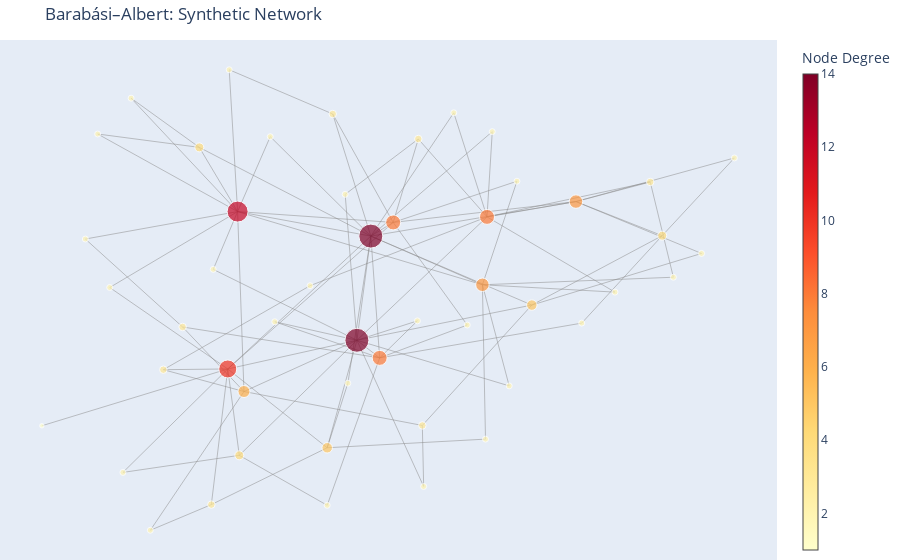

The code cell stored with this chart in its notebook:
### Markdown cell above
## Barabási-Albert model

### Code cell
# Generate a Scale-Free (Barabási–Albert) network
n = 50   # number of nodes
m = 2    # edges added per new node
G = nx.barabasi_albert_graph(n, m)

draw_graph(G, "Barabási–Albert: Synthetic Network")

### Figure 1 — Plotly figure (JSON) as saved in the notebook; plotly's stock layout.template omitted (floating-point values rounded to 4 significant figures; data arrays with more than 128 entries replaced by an {"elided": "..."} marker saying what was removed)
{"data": [{"hoverinfo": "none", "line": {"color": "#888", "width": 0.5}, "mode": "lines", "type": "scatter", "x": {"elided": "288 float values"}, "y": {"elided": "288 float values"}}, {"hoverinfo": "text", "marker": {"color": [10, 14, 1, 14, 8, 12, 5, 8, 2, 7, 3, 4, 6, 7, 5, 8, 3, 2, 4, 3, 2, 2, 3, 4, 2, 2, 2, 2, 2, 2, 2, 2, 2, 3, 2, 2, 2, 3, 2, 2, 2, 3, 2, 2, 2, 2, 2, 2, 2, 2], "colorbar": {"thickness": 15, "title": {"text": "Node Degree"}, "xanchor": "left"}, "colorscale": [[0, "rgb(255,255,204)"], [0.125, "rgb(255,237,160)"], [0.25, "rgb(254,217,118)"], [0.375, "rgb(254,178,76)"], [0.5, "rgb(253,141,60)"], [0.625, "rgb(252,78,42)"], [0.75, "rgb(227,26,28)"], [0.875, "rgb(189,0,38)"], [1, "rgb(128,0,38)"]], "line": {"width": 1}, "showscale": true, "size": [18, 24, 4.5, 24, 15, 21, 10.5, 15, 6, 13.5, 7.5, 9, 12, 13.5, 10.5, 15, 7.5, 6, 9, 7.5, 6, 6, 7.5, 9, 6, 6, 6, 6, 6, 6, 6, 6, 6, 7.5, 6, 6, 6, 7.5, 6, 6, 6, 7.5, 6, 6, 6, 6, 6, 6, 6, 6]}, "mode": "markers", "text": ["Node 0<br>Degree: 10", "Node 1<br>Degree: 14", "Node 2<br>Degree: 1", "Node 3<br>Degree: 14", "Node 4<br>Degree: 8", "Node 5<br>Degree: 12", "Node 6<br>Degree: 5", "Node 7<br>Degree: 8", "Node 8<br>Degree: 2", "Node 9<br>Degree: 7", "Node 10<br>Degree: 3", "Node 11<br>Degree: 4", "Node 12<br>Degree: 6", "Node 13<br>Degree: 7", "Node 14<br>Degree: 5", "Node 15<br>Degree: 8", "Node 16<br>Degree: 3", "Node 17<br>Degree: 2", "Node 18<br>Degree: 4", "Node 19<br>Degree: 3", "Node 20<br>Degree: 2", "Node 21<br>Degree: 2", "Node 22<br>Degree: 3", "Node 23<br>Degree: 4", "Node 24<br>Degree: 2", "Node 25<br>Degree: 2", "Node 26<br>Degree: 2", "Node 27<br>Degree: 2", "Node 28<br>Degree: 2", "Node 29<br>Degree: 2", "Node 30<br>Degree: 2", "Node 31<br>Degree: 2", "Node 32<br>Degree: 2", "Node 33<br>Degree: 3", "Node 34<br>Degree: 2", "Node 35<br>Degree: 2", "Node 36<br>Degree: 2", "Node 37<br>Degree: 3", "Node 38<br>Degree: 2", "Node 39<br>Degree: 2", "Node 40<br>Degree: 2", "Node 41<br>Degree: 3", "Node 42<br>Degree: 2", "Node 43<br>Degree: 2", "Node 44<br>Degree: 2", "Node 45<br>Degree: 2", "Node 46<br>Degree: 2", "Node 47<br>Degree: 2", "Node 48<br>Degree: 2", "Node 49<br>Degree: 2"], "type": "scatter", "x": [-0.3696, 0.01715, -0.8722, -0.0205, 0.07752, -0.3431, -0.1008, 0.04099, -0.04501, 0.3188, -0.414, -0.3385, -0.3258, 0.5717, 0.4523, 0.3312, -0.5438, 0.6771, -0.4465, 0.1455, -0.2548, -0.631, -0.4917, 0.8048, -0.1008, 1, 0.9112, 0.5872, -0.6888, -0.579, 0.2778, -0.7546, -0.05225, 0.7725, 0.2414, -0.7213, 0.3912, -0.08589, 0.3271, -0.1472, 0.143, 0.1564, -0.4089, -0.2426, 0.4121, -0.3657, 0.3454, 0.8351, 0.16, -0.653], "y": [-0.2649, 0.1837, -0.4567, -0.168, 0.2298, 0.2664, -0.5309, -0.2275, -0.3131, 0.01934, -0.7229, -0.5565, -0.341, 0.3002, -0.04916, 0.2486, -0.2674, -0.005502, 0.4832, 0.5115, 0.5193, 0.6493, -0.1231, 0.1851, -0.7253, 0.4476, 0.1251, -0.1101, 0.01011, -0.8094, -0.1166, 0.1738, 0.3246, 0.3664, 0.5999, 0.5284, -0.322, 0.5959, -0.5018, 0.01618, -0.1025, -0.4555, 0.07136, -0.1055, 0.3689, 0.7453, 0.5363, 0.04483, -0.6615, -0.6142]}], "layout": {"hovermode": "closest", "margin": {"b": 0, "l": 0, "r": 0, "t": 40}, "showlegend": false, "title": {"text": "Barabási–Albert: Synthetic Network"}, "xaxis": {"showgrid": false, "showticklabels": false, "zeroline": false}, "yaxis": {"showgrid": false, "showticklabels": false, "zeroline": false}}}
